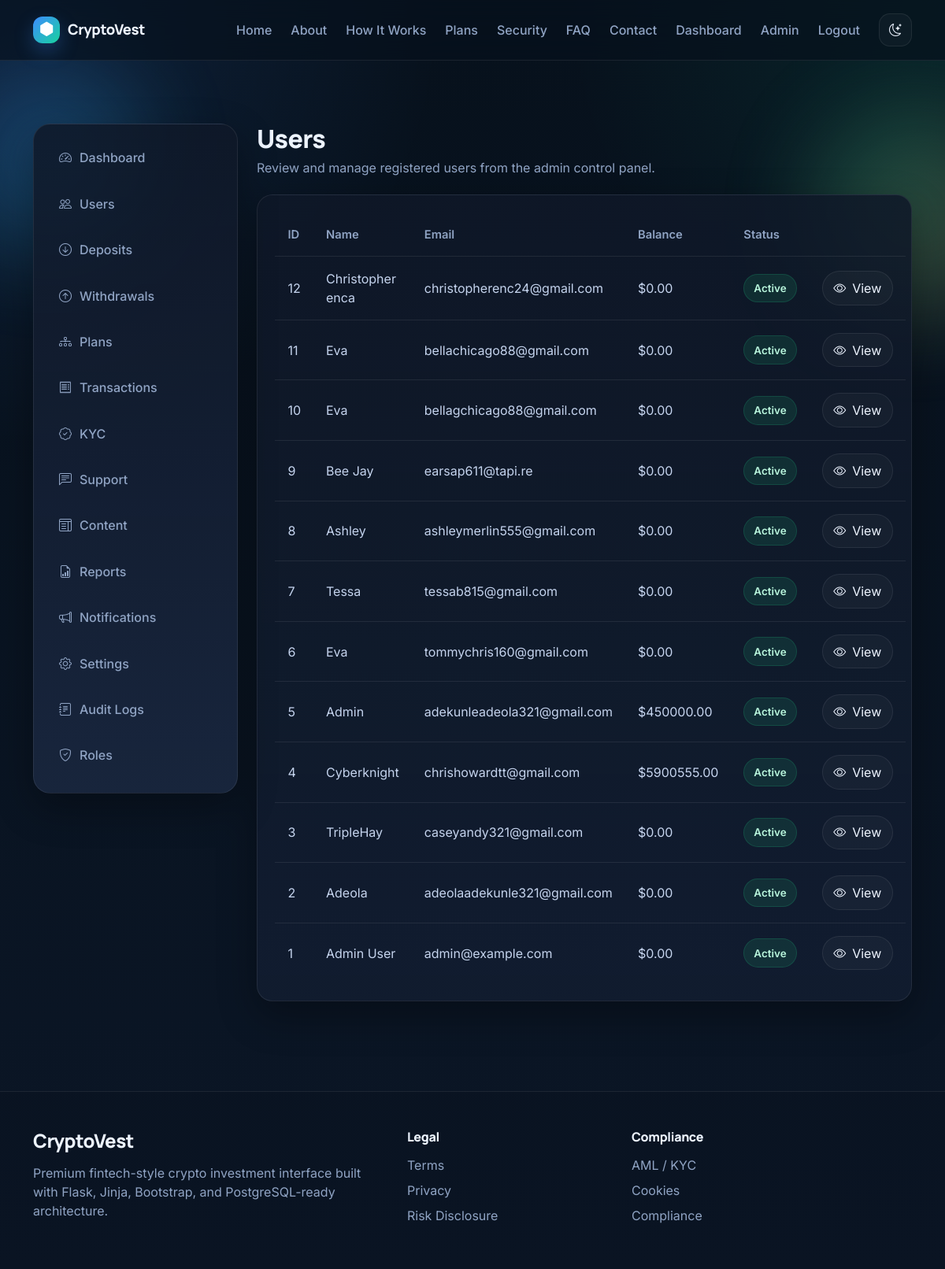
The app's page /admin/users (signed in) with its own data.
### app/models.py (models this page shows, shortened)
class User(UserMixin, db.Model):
    id = db.Column(db.Integer, primary_key=True)
    name = db.Column(db.String(120), nullable=False)
    email = db.Column(db.String(120), unique=True, nullable=False, index=True)
    password_hash = db.Column(db.String(255), nullable=False)
    email_verified = db.Column(db.Boolean, default=False)
    email_verified_at = db.Column(db.DateTime, nullable=True)
    is_admin = db.Column(db.Boolean, default=False)
    is_active_account = db.Column(db.Boolean, default=True)
    two_factor_enabled = db.Column(db.Boolean, default=False)
    usd_balance = db.Column(db.Float, default=0.0)
    created_at = db.Column(db.DateTime, default=datetime.utcnow)
    transactions = db.relationship("Transaction", backref="user", lazy=True, cascade="all, delete-orphan")
    investments = db.relationship("Investment", backref="user", lazy=True, cascade="all, delete-orphan")
    tickets = db.relationship("SupportTicket", backref="user", lazy=True, cascade="all, delete-orphan")
    referral_code = db.Column(db.String(20), unique=True, nullable=True, index=True)
    referred_by_id = db.Column(db.Integer, db.ForeignKey("user.id"), nullable=True)
    referral_qualified = db.Column(db.Boolean, default=False)
    first_qualified_deposit_at = db.Column(db.DateTime, nullable=True)
    investment_credit_balance = db.Column(db.Float, default=0.0)
    referral_reward_milestones_paid = db.Column(db.Integer, default=0)
    referred_by = db.relationship(
        "User",
        remote_side=[id],
        backref=db.backref("referred_users", lazy=True)
    )

### app/admin/routes.py (the view)
@admin_bp.route("/users")
@login_required
@admin_required
def users():
    users = User.query.order_by(User.created_at.desc()).all()
    return render_template("admin/users.html", users=users)

### app/models.py (called while the page is built)
@login_manager.user_loader
def load_user(user_id):
    return db.session.get(User, int(user_id))

### app/templates/admin/users.html (shortened to what this page needs)
{% extends 'base.html' %}
{% block content %}
<section class="page-section">
    <div class="container dashboard-layout">
        {% include 'includes/admin_sidebar.html' %}
        <div class="page-shell">
            <div class="page-header">
                <h1>Users</h1>
                <p class="text-muted-premium mb-0">Review and manage registered users from the admin control panel.</p>
            </div>
            <div class="table-panel">
                <table class="table-premium">
                    <tr>
                        <th>ID</th>
                        <th>Name</th>
                        <th>Email</th>
                        <th>Balance</th>
                        <th>Status</th>
                        <th></th>
                    </tr>
                    {% for user in users %}
                    <tr>
                        <td>{{ user.id }}</td>
                        <td>{{ user.name }}</td>
                        <td>{{ user.email }}</td>
                        <td>${{ '%.2f'|format(user.usd_balance) }}</td>
                        <td>
                            <span class="status-badge {{ 'status-active' if user.is_active_account else 'status-suspended' }}">
                                {{ 'Active' if user.is_active_account else 'Suspended' }}
                            </span>
                        </td>
                        <td>
                            <a class="pill-link" href="{{ url_for('admin.user_detail', user_id=user.id) }}">
                                <i class="bi bi-eye"></i> View
                            </a>
                        </td>
                    </tr>
                    {% endfor %}
                </table>
            </div>
        </div>
    </div>
</section>
{% endblock %}

### app/static/css/style.css (style rules this page uses)
:root { --bg: #07111c; --bg-2: #0b1626; --surface: rgba(15, 24, 40, 0.86); --surface-2: rgba(18, 29, 48, 0.92); --surface-3: rgba(25, 38, 62, 0.95); --text: #edf4ff; --text-soft: #c5d4ee; --muted: #90a4c4; --border: rgba(255, 255, 255, 0.08); --shadow: 0 18px 50px rgba(0, 0, 0, 0.32); --blue: #3d8bff; --cyan: #29d3ff; --emerald: #18d39e; --gold: #f3c969; --danger: #ff7272; --success: #22c983; --warning: #f3b54a; --info: #57a6ff; --radius-xl: 26px; --radius-lg: 20px; --radius-md: 16px; --radius-sm: 12px; }
* { box-sizing: border-box; }
html { scroll-behavior: smooth; }
body { font-family: "Inter", "DM Sans", "Sora", sans-serif; background: radial-gradient(circle at top left, rgba(61,139,255,0.14), transparent 28%), radial-gradient(circle at top right, rgba(24,211,158,0.10), transparent 24%), linear-gradient(180deg, var(--bg), var(--bg-2)); color: var(--text); min-height: 100vh; position: relative; overflow-x: hidden; }
h1, h2, h3, h4, h5, h6, .brand { font-family: "Manrope", "Inter", sans-serif; letter-spacing: -0.02em; }
a { text-decoration: none; }
.page-section { padding: 64px 0; }
.card-premium, .glass-panel, .metric-card, .table-panel, .auth-card, .content-card { border: 1px solid var(--border); border-radius: var(--radius-lg); background: linear-gradient(180deg, var(--surface), var(--surface-2)); box-shadow: var(--shadow); }
.card-premium, .metric-card, .table-panel, .auth-card, .content-card { padding: 1.4rem; }
.section-subtitle, .text-muted-premium { color: var(--muted) !important; }
.table-premium { width: 100%; border-collapse: collapse; }
.table-premium th, .table-premium td { padding: 1rem; border-bottom: 1px solid var(--border); vertical-align: middle; }
.table-premium th { color: var(--muted); font-weight: 600; font-size: .92rem; }
.table-premium td { color: var(--text-soft); }
.table-premium tr:last-child td { border-bottom: none; }
.status-badge { display: inline-flex; align-items: center; gap: 6px; padding: .45rem .75rem; border-radius: 999px; font-size: .84rem; font-weight: 600; }
.status-approved, .status-completed, .status-active, .status-answered, .status-success { color: #b8f5dc; background: rgba(34,201,131,0.12); border: 1px solid rgba(34,201,131,0.18); }
.dashboard-layout { display: grid; grid-template-columns: 260px 1fr; gap: 1.5rem; align-items: start; }
.page-shell { min-width: 0; }
.page-header { margin-bottom: 1.4rem; }
.page-header h1 { font-size: 2rem; font-weight: 800; margin-bottom: .35rem; }
.pill-link { display: inline-flex; align-items: center; gap: 8px; color: var(--text); border: 1px solid var(--border); border-radius: 999px; padding: .55rem .85rem; background: rgba(255,255,255,0.03); }

### records on screen
User: id "12", name "Christopher enca", email "christopherenc24@gmail.com", usd_balance "0.00", is_active_account "Active"
User: id "11", name "Eva", email "bellachicago88@gmail.com", usd_balance "0.00", is_active_account "Active"
User: id "10", name "Eva", email "bellagchicago88@gmail.com", usd_balance "0.00", is_active_account "Active"
User: id "9", name "Bee Jay", email "earsap611@tapi.re", usd_balance "0.00", is_active_account "Active"
User: id "8", name "Ashley", email "ashleymerlin555@gmail.com", usd_balance "0.00", is_active_account "Active"
User: id "7", name "Tessa", email "tessab815@gmail.com", usd_balance "0.00", is_active_account "Active"
User: id "6", name "Eva", email "tommychris160@gmail.com", usd_balance "0.00", is_active_account "Active"
User: id "5", name "Admin", email "adekunleadeola321@gmail.com", usd_balance "450000.00", is_active_account "Active"
User: id "4", name "Cyberknight", email "chrishowardtt@gmail.com", usd_balance "5900555.00", is_active_account "Active"
User: id "3", name "TripleHay", email "caseyandy321@gmail.com", usd_balance "0.00", is_active_account "Active"
User: id "2", name "Adeola", email "adeolaadekunle321@gmail.com", usd_balance "0.00", is_active_account "Active"
User: id "1", name "Admin User", email "admin@example.com", usd_balance "0.00", is_active_account "Active"
